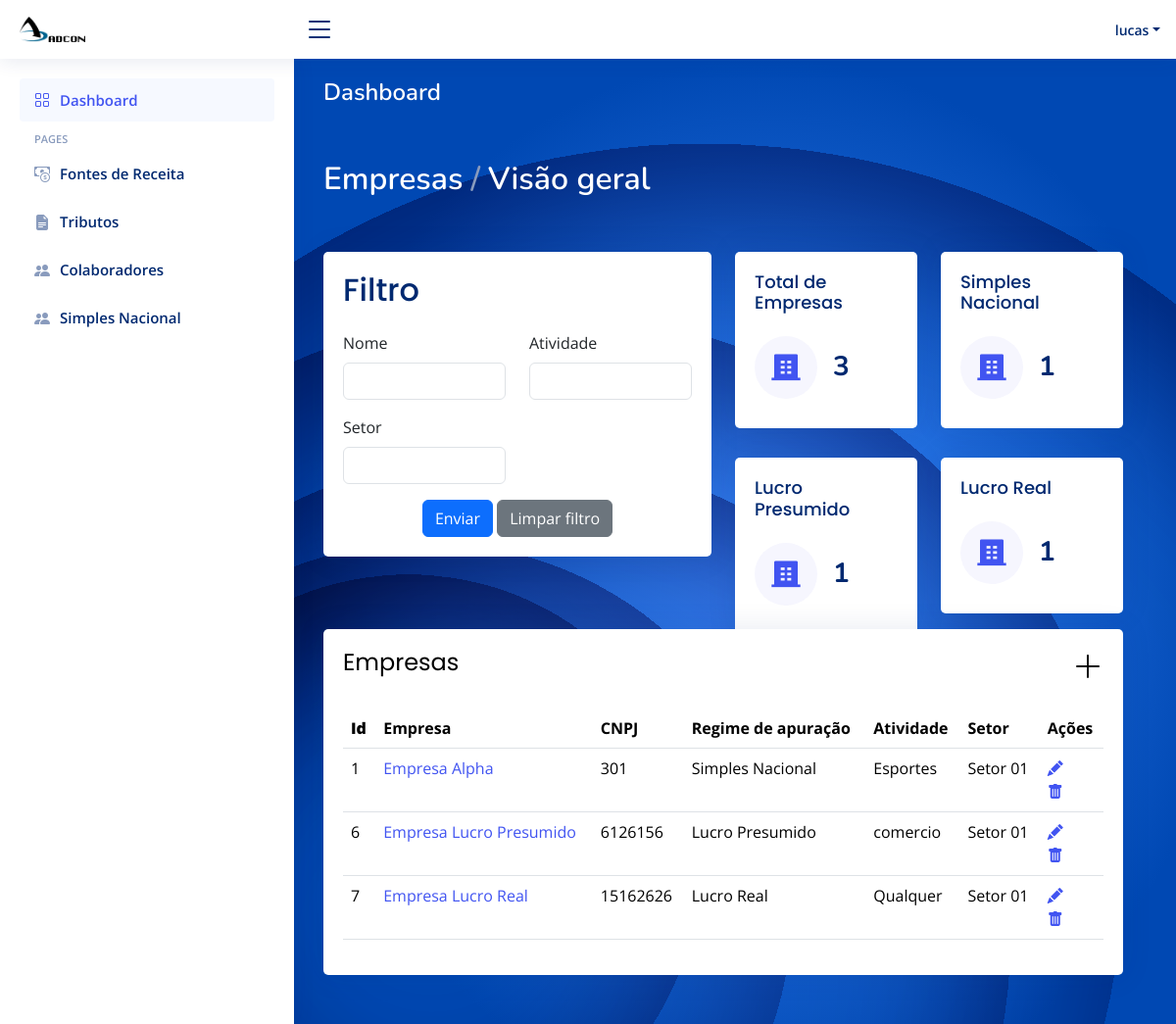
Screenshot of /index (signed in) with the database file from the repository.
### app/models.py (models this page shows)
class Empresa(models.Model):
    id_empresa = models.AutoField(primary_key=True)
    nome = models.CharField(max_length=100, blank=True, null=True)
    responsaveis = models.CharField(max_length=100, blank=True, null=True)
    atividade = models.CharField(max_length=100, blank=True, null=True)
    cnpj_federal = models.ForeignKey(Federal, on_delete=models.CASCADE)
    ie_estadual = models.ForeignKey(Estadual, on_delete=models.CASCADE)
    ccm_municipal = models.ForeignKey(Municipal, on_delete=models.CASCADE)
    regime_apuracao = models.CharField(max_length=100, blank=True, null=True)

### app/views.py (the view)
# urls.py: path("", index, name='index'),
def index(request):
    nome = request.GET.get('nome')
    atividade = request.GET.get('atividade')
    responsavel = request.GET.get('responsavel')
    regime_apuracao = request.GET.get('regime_apuracao')
    empresas_lucro_real = Empresa.objects.filter(regime_apuracao='Lucro Real').count()
    empresas_simples_nacional = Empresa.objects.filter(regime_apuracao='Simples Nacional').count()
    empresas_lucro_presumido = Empresa.objects.filter(regime_apuracao='Lucro Presumido').count()
    empresas = Empresa.objects.all()
    if nome:
        empresas = empresas.filter(nome__icontains=nome)
    if atividade:
        empresas = empresas.filter(atividade__icontains=atividade)
    if responsavel:
        empresas = empresas.filter(responsavel__icontains=responsavel)
    if regime_apuracao:
        empresas = empresas.filter(regime_apuracao=regime_apuracao)
    return render(request, 'frontend/index.html', {
        'empresas': empresas,
        'empresas_lucro_real': empresas_lucro_real,
        'empresas_simples_nacional': empresas_simples_nacional,
        'empresas_lucro_presumido': empresas_lucro_presumido
    })

### app/templates/frontend/index.html (shortened to what this page needs)
<!DOCTYPE html>
<html lang="en">
{% load static %}
<head>
  <link href="{% static "vendor/bootstrap/css/bootstrap.min.css" %}" rel="stylesheet">
  <link href="{% static "vendor/bootstrap-icons/bootstrap-icons.css" %}" rel="stylesheet">
  <link href="{% static "vendor/boxicons/css/boxicons.min.css" %}" rel="stylesheet">
  <link href="{% static "vendor/quill/quill.snow.css" %}" rel="stylesheet">
  <link href="{% static "vendor/quill/quill.bubble.css" %}" rel="stylesheet">
  <link href="{% static "vendor/remixicon/remixicon.css" %}" rel="stylesheet">
  <link href="{% static "vendor/simple-datatables/style.css" %}" rel="stylesheet">
  <link href="{% static "css/style.css" %}" rel="stylesheet">
</head>
<body>
  <header id="header" class="header fixed-top d-flex align-items-center">
    <div class="d-flex align-items-center justify-content-between">
      <a href="{% url 'index' %}" class="logo d-flex align-items-center">
        <img src="{% static "img/logo.png" %}" alt="" >
      </a>
      <i class="bi bi-list toggle-sidebar-btn"></i>
    </div>
    <nav class="header-nav ms-auto">
      <ul class="d-flex align-items-center">
        <li class="nav-item dropdown pe-3">
          <a class="nav-link nav-profile d-flex align-items-center pe-0" href="#" data-bs-toggle="dropdown">
            <span class="d-none d-md-block dropdown-toggle ps-2">{{user.username}}</span>
          </a>
        </li>
      </ul>
    </nav>
  </header>
  <aside id="sidebar" class="sidebar">
    <ul class="sidebar-nav" id="sidebar-nav">
      <li class="nav-item">
        <a class="nav-link " href="{% url 'index' %}">
          <i class="bi bi-grid"></i>
          <span>Dashboard</span>
        </a>
      </li>
      <li class="nav-heading">Pages</li>
      <li class="nav-item">
        <a class="nav-link collapsed" href="{% url 'fontes_receitas' %}">
          <i class="bi bi-cash-coin"></i>
          <span>Fontes de Receita</span>
        </a>
      </li>
      <li class="nav-item">
        <a class="nav-link collapsed" href="{% url 'tributos' %}">
          <i class="bi bi-file-earmark-text-fill"></i>
          <span>Tributos</span>
        </a>
      </li>
      <li class="nav-item">
        <a class="nav-link collapsed" href={% url 'colaboradores' %}>
          <i class="bi bi-people-fill"></i>
          <span>Colaboradores</span>
        </a>
      </li>
      <li class="nav-item">
        <a class="nav-link collapsed" href="{% url 'simplesNacional' %}">
          <i class="bi bi-people-fill"></i>
          <span>Simples Nacional</span>
        </a>
      </li>
    </ul>
  </aside>
  <main id="main" class="main" style="background-image: url('{% static "img/graphic-side.svg" %}');">
    <div class="pagetitle">
      <h1 style="color: white;">Dashboard</h1>
      <nav>
        <ol class="breadcrumb" style="margin-bottom: 50px; margin-top: 50px; font-size: xx-large;">
          <li class="breadcrumb-item" style="color: white;">Empresas</li>
          <li class="breadcrumb-item" style="color: white;" >Visão geral</li>
        </ol>
      </nav>
    </div>
    <section class="section dashboard">
      <div class="row">
        <div class="row" style="height: 385px; margin-bottom: 0%;">
          <div class="col-lg-6">
            <div class="card" style="width: 100%; padding-bottom: 0px;">
              <div class="card-body">
                <h5 class="card-title" style="font-size: xx-large;">Filtro</h5>
                <form action="{% url 'index' %}" method="GET"> {% csrf_token %}
                  <div class="row mb-3">
                    <div class="col-sm-6">
                      <label for="inputText" class="form-label">Nome</label>
                      <input type="text" class="form-control" id="inputText" name="nome">
                    </div>
                    <div class="col-sm-6">
                      <label for="inputText" class="form-label">Atividade</label>
                      <input type="text" class="form-control" id="inputText" name="atividade">
                    </div>
                  </div>
                  <div class="row mb-3">
                    <div class="col-sm-6">
                      <label for="inputPassword" class="form-label">Setor</label>
                      <input type="password" class="form-control" id="inputPassword" name="responsavel">
                    </div>
                  </div>
                  <div class="text-center">
                    <button type="submit" class="btn btn-primary">Enviar</button>
                    <button type="reset" class="btn btn-secondary">Limpar filtro</button>
                  </div>
                </form>
              </div>
            </div>
          </div>
          <div class="col-lg-6">
            <div class="row mb-3" style="padding-bottom: 0%; height: 43%;">
              <div class="col-xxl-6 col-md-6">
                <div class="card info-card sales-card">
                  <div class="card-body">
                    <h5 class="card-title">Total de Empresas</h5>
                    <div class="d-flex align-items-center">
                      <div class="card-icon rounded-circle d-flex align-items-center justify-content-center">
                      </div>
                      <div class="ps-3">
                        <h6>{{ empresas.count }}</h6>
                      </div>
                    </div>
                  </div>
                </div>
              </div>
              <div class="col-xxl-6 col-md-6">
                <div class="card info-card sales-card">
                  <div class="card-body">
                    <h5 class="card-title">Simples Nacional</h5>
                    <div class="d-flex align-items-center">
                      <div class="card-icon rounded-circle d-flex align-items-center justify-content-center">
                      </div>
                      <div class="ps-3">
                        <h6>{{ empresas_simples_nacional }}</h6>
                      </div>
                    </div>
                  </div>
                </div>
              </div>
            </div>
            <div class="row mb-3">
              <div class="col-xxl-6 col-md-6">
                <div class="card info-card sales-card">
                  <div class="card-body">
                    <h5 class="card-title">Lucro Presumido</h5>
                    <div class="d-flex align-items-center">
                      <div class="card-icon rounded-circle d-flex align-items-center justify-content-center">
                      </div>
                      <div class="ps-3">
                        <h6>{{ empresas_lucro_presumido }}</h6>
                      </div>
                    </div>
                  </div>
                </div>
              </div>
              <div class="col-xxl-6 col-md-6">
                <div class="card info-card sales-card">
                  <div class="card-body">
                    <h5 class="card-title">Lucro Real</h5>
                    <div class="d-flex align-items-center">
                      <div class="card-icon rounded-circle d-flex align-items-center justify-content-center">
                      </div>
                      <div class="ps-3">
                        <h6>{{ empresas_lucro_real }}</h6>
                      </div>
                    </div>
                  </div>
                </div>
              </div>
            </div>
          </div>
        </div>
        <div class="row">
          <div class="col-lg-12">
            <div class="card">
              <div class="card-body">
                <h5 class="card-title" style="display: flex; justify-content: space-between;">
                  <span style="font-size: x-large; color: rgb(0, 0, 0);">Empresas</span>
                  <a href="{% url 'criar_empresa' %}">
                    <i style="font-size: 2rem; color: black;" class="bi bi-plus-lg"></i>
                  </a>
              </h5>
                <table class="table datatable">
                  <thead>
                    <tr>
                      <th>
                        <b>Id</b>
                      </th>
                      <th>Empresa</th>
                      <th>CNPJ</th>
                      <th>Regime de apuração</th>
                      <th>Atividade</th>
                      <th>Setor</th>
                      <th>Ações</th>
                    </tr>
                  </thead>
                  <tbody>
                  {% for empresa in empresas %}
                    <tr>
                      <td>{{ empresa.id_empresa }}</td>
                      <td><a href="{% url 'exibirempresas' empresa_id=empresa.id_empresa %}">{{ empresa.nome }}</a></td>
                      <td>{{ empresa.cnpj_federal_id }}</td>
                      <td>{{ empresa.regime_apuracao }}</td>
                      <td>{{ empresa.atividade }}</td>
                      <td>{{ empresa.responsaveis }}</td>
                      <td>
                        <a href="{% url 'editar_empresa' empresa_id=empresa.id_empresa %}"><i class="bi bi-pencil-fill" style="margin-right: 17%; margin-left: 0%;"></i></a>
                        <a href="{% url 'deletar_empresa' empresa_id=empresa.id_empresa %}"><i class="bi bi-trash-fill" style="margin-right: 17%;"></i></a>
                      </td>
                    </tr>
                  {% endfor %}
                  </tbody>
                </table>
              </div>
            </div>
          </div>
        </div>
          </div>
    </section>
  </main>
</body>
</html>

### app/static/css/style.css (style rules this page uses)
:root { scroll-behavior: smooth; }
body { font-family: "Open Sans", sans-serif; background: #f6f9ff; color: #444444; }
a { color: #4154f1; text-decoration: none; }
h1, h2, h3, h4, h5, h6 { font-family: "Nunito", sans-serif; }
#main { margin-top: 60px; padding: 20px 30px; transition: all 0.3s; }
.pagetitle { margin-bottom: 10px; }
.pagetitle h1 { font-size: 24px; margin-bottom: 0; font-weight: 600; color: #012970; }
.card { margin-bottom: 30px; border: none; border-radius: 5px; box-shadow: 0px 0 30px rgba(1, 41, 112, 0.1); }
.card-title { padding: 20px 0 15px 0; font-size: 18px; font-weight: 500; color: #012970; font-family: "Poppins", sans-serif; }
.card-title span { color: #899bbd; font-size: 14px; font-weight: 400; }
.card-body { padding: 0 20px 20px 20px; }
.breadcrumb { font-size: 14px; font-family: "Nunito", sans-serif; color: #899bbd; font-weight: 600; }
.breadcrumb .breadcrumb-item::before { color: #899bbd; }
.logo { line-height: 1; }
@media (min-width: 1200px) { .logo { width: 280px; } }
.logo img { max-height: 26px; margin-right: 6px; }
.header { transition: all 0.5s; z-index: 997; height: 60px; box-shadow: 0px 2px 20px rgba(1, 41, 112, 0.1); background-color: #fff; padding-left: 20px; }
.header .toggle-sidebar-btn { font-size: 32px; padding-left: 10px; cursor: pointer; color: #012970; }
.header-nav ul { list-style: none; }
.header-nav>ul { margin: 0; padding: 0; }
.header-nav .nav-profile { color: #012970; }
.header-nav .nav-profile span { font-size: 14px; font-weight: 600; }
.sidebar { position: fixed; top: 60px; left: 0; bottom: 0; width: 300px; z-index: 996; transition: all 0.3s; padding: 20px; overflow-y: auto; scrollbar-width: thin; scrollbar-color: #aab7cf transparent; box-shadow: 0px 0px 20px rgba(1, 41, 112, 0.1); background-color: #fff; }
@media (min-width: 1200px) { #main, #footer { margin-left: 300px; } }
.sidebar-nav { padding: 0; margin: 0; list-style: none; }
.sidebar-nav li { padding: 0; margin: 0; list-style: none; }
.sidebar-nav .nav-item { margin-bottom: 5px; }
.sidebar-nav .nav-heading { font-size: 11px; text-transform: uppercase; color: #899bbd; font-weight: 600; margin: 10px 0 5px 15px; }
.sidebar-nav .nav-link { display: flex; align-items: center; font-size: 15px; font-weight: 600; color: #4154f1; transition: 0.3; background: #f6f9ff; padding: 10px 15px; border-radius: 4px; }
.sidebar-nav .nav-link i { font-size: 16px; margin-right: 10px; color: #4154f1; }
.sidebar-nav .nav-link.collapsed { color: #012970; background: #fff; }
.sidebar-nav .nav-link.collapsed i { color: #899bbd; }
.dashboard .info-card { padding-bottom: 10px; }
.dashboard .info-card h6 { font-size: 28px; color: #012970; font-weight: 700; margin: 0; padding: 0; }
.dashboard .card-icon { font-size: 32px; line-height: 0; width: 64px; height: 64px; flex-shrink: 0; flex-grow: 0; }
.dashboard .sales-card .card-icon { color: #4154f1; background: #f6f6fe; }

### rows the page displays
Empresa: id_empresa "1", nome "Empresa Alpha", cnpj_federal_id "301", regime_apuracao "Simples Nacional", atividade "Esportes", responsaveis "Setor 01"
Empresa: id_empresa "6", nome "Empresa Lucro Presumido", cnpj_federal_id "6126156", regime_apuracao "Lucro Presumido", atividade "comercio", responsaveis "Setor 01"
Empresa: id_empresa "7", nome "Empresa Lucro Real", cnpj_federal_id "15162626", regime_apuracao "Lucro Real", atividade "Qualquer", responsaveis "Setor 01"

### other values shown
{{ user.username }} "lucas"
{{ empresas.count }} "3"
{{ empresas_simples_nacional }} "1"
{{ empresas_lucro_presumido }} "1"
{{ empresas_lucro_real }} "1"
